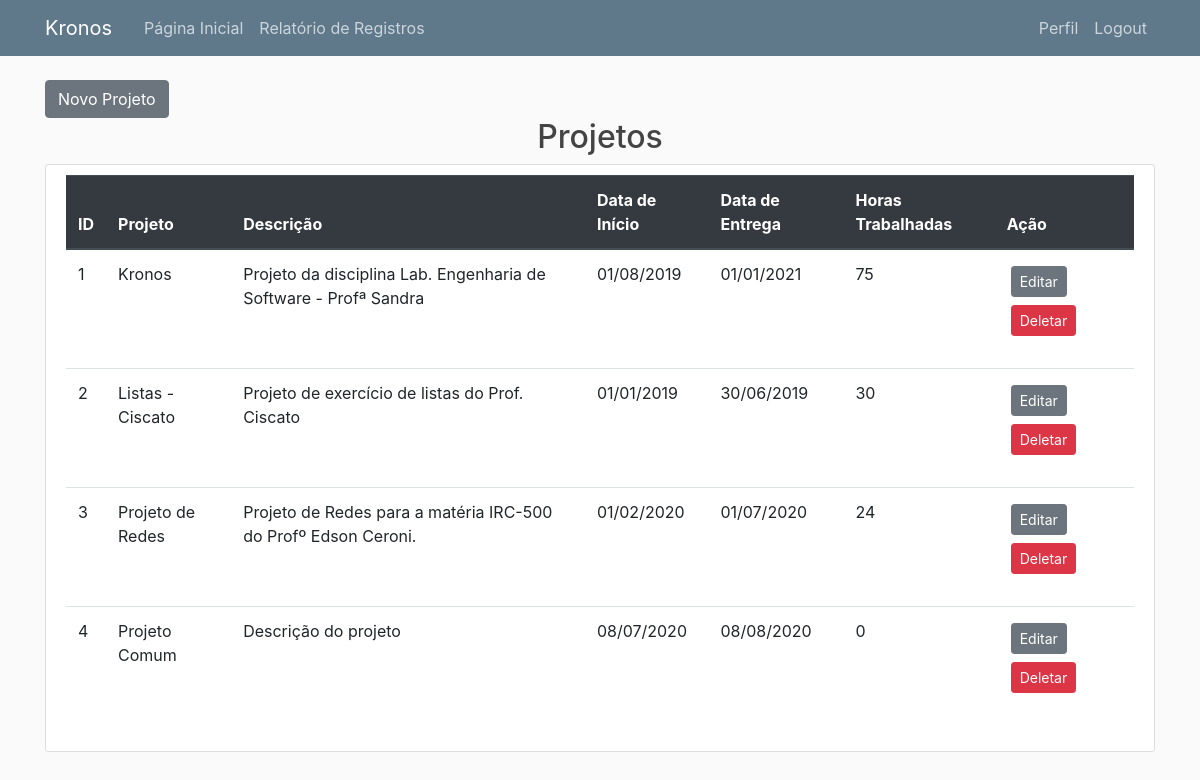
The page /projetos (signed in) on the database its author committed.
### kronos/models.py (models this page shows, shortened)
class Projeto(db.Model):
    __tablename__ = 'projetos'
    id = db.Column(db.Integer, primary_key=True)
    nome = db.Column(db.String(50), nullable=False)
    descricao = db.Column(db.Text)
    data_inicio = db.Column(Data, nullable=False, default=datetime.utcnow)
    data_entrega = db.Column(Data, nullable=False)
    total_horas = db.Column(db.Integer, nullable=False, default=0)
    registros = db.relationship('RegistroHoras', backref='projeto', lazy=True)

### kronos/routes.py (the view)
@app.route('/projetos')
@login_required
def projetos():
    projetos = Projeto.query.all()
    return render_template('projetos.html', titulo='Projetos', projetos=projetos)

### kronos/models.py (called while the page is built)
@login_manager.user_loader
def load_user(usuario_id):
    return Usuario.query.get(int(usuario_id))

### kronos/templates/projetos.html
{% extends "base.html" %}
{% block content %}
<a class="btn btn-secondary" href="{{ url_for('novo_projeto')}}">Novo Projeto</a>
<h2 style="text-align:center">Projetos</h2>
<div class="content-section">
        <table class="table">
        <thead class="thead-dark">
                <tr>
                <th>ID</th>
                <th>Projeto</th>
                <th>Descrição</th>
                <th>Data de Início</th>
                <th>Data de Entrega</th>
                <th>Horas Trabalhadas</th>
                <th>Ação</th>
                </tr>
        </thead>
        <tbody>
                {% for projeto in projetos %}
                <tr>
                        <td>{{ projeto.id }}</td>
                        <td>{{ projeto.nome }}</td>
                        <td>{{ projeto.descricao }}</td>
                        <td>{{ projeto.data_inicio.strftime('%d/%m/%Y') }}</td>
                        <td>{{ projeto.data_entrega.strftime('%d/%m/%Y') }}</td>
                        <td>{{ projeto.total_horas }}</td>
                        <td>
                                <p><a class="btn btn-secondary btn-sm m-1" href="{{ url_for('editar_projeto', projeto_id=projeto.id) }}">Editar</a>
                                <a class="btn btn-danger btn-sm m-1" href="{{ url_for('deletar_projeto', projeto_id=projeto.id) }}">Deletar</a></p>
                        </td>
                </tr>
                {% endfor %}
        </tbody>
        </table>
{% endblock content %}

### kronos/static/main.css (style rules this page uses)
body { background: #fafafa; color: #333333; margin-top: 5rem; }
h1, h2, h3, h4, h5, h6 { color: #444444; }
.content-section { background: #ffffff; padding: 10px 20px; border: 1px solid #dddddd; border-radius: 3px; margin-bottom: 20px; }

### rows shown on the page
Projeto: id "1", nome "Kronos", descricao "Projeto da disciplina Lab. Engenharia de Software - Profª Sandra", data_inicio "01/08/2019", data_entrega "01/01/2021", total_horas "75"
Projeto: id "2", nome "Listas - Ciscato", descricao "Projeto de exercício de listas do Prof. Ciscato", data_inicio "01/01/2019", data_entrega "30/06/2019", total_horas "30"
Projeto: id "3", nome "Projeto de Redes", descricao "Projeto de Redes para a matéria IRC-500 do Profº Edson Ceroni.", data_inicio "01/02/2020", data_entrega "01/07/2020", total_horas "24"
Projeto: id "4", nome "Projeto Comum", descricao "Descrição do projeto", data_inicio "08/07/2020", data_entrega "08/08/2020", total_horas "0"
